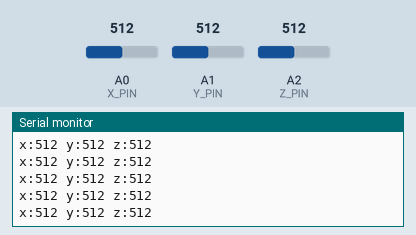
This sketch was run on a simulated Arduino Uno, built with avr-gcc and run on an emulated ATmega328P. Parts: the last lines printed to the serial monitor. Inputs (shaded band) come from the test bench; at power-on: A2 (Z_PIN) = 512, A0 (X_PIN) = 512, A1 (Y_PIN) = 512.

Above: at 4.2 s.
4.3 s: A2 (Z_PIN) set to 992
At 4.58 s:
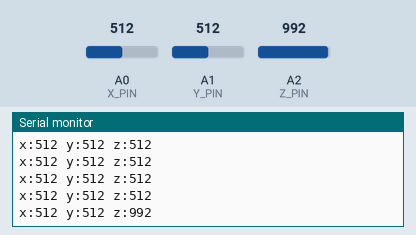
5.8 s: A2 (Z_PIN) set to 1009
At 6.03 s:
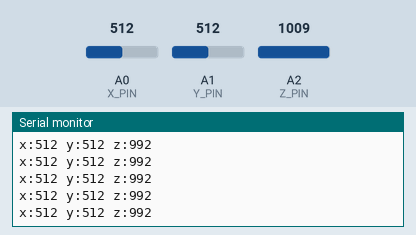
Timing chart, 0 to 8.8 s (numbered marks = the images above; inputs shaded):
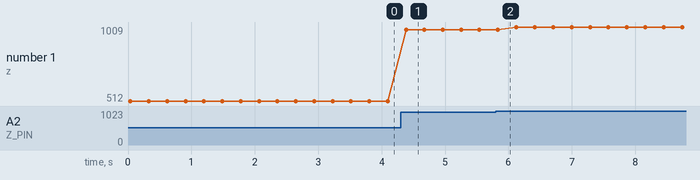

The sketch:

accelerometer_calibrate.ino
```cpp
#include <SoftwareSerial.h>

SoftwareSerial Lcd(3,2);

// Turn on to output min/max X Y Z values
const bool CALIBRATE = true;
const bool LCD_ONLY = true;

// analog input pins
const int X_PIN = A0;
const int Y_PIN = A1;
const int Z_PIN = A2;

// ADXL334
// const int MIN = 401;
// const int MAX = 630;

// MMA7361
const int MIN = 224;
const int MAX = 758;


// MMA7361
// xMax:729 xMin:239 yMax:770 yMin:267 zMax:721 zMin:229

const int X_MIN = 239;
const int X_MAX = 729;
const int Y_MIN = 267;
const int Y_MAX = 770;
const int Z_MIN = 229;
const int Z_MAX = 721;

int xMax = 0;
int xMin = 1024;
int yMax = 0;
int yMin = 1024;
int zMax = 0;
int zMin = 1024;

void setup(){
  // set up the LCD's number of rows and columns:
  if (LCD_ONLY) {
    Lcd.begin(9600);
  }

  Serial.begin(9600);

  // set analogRead max to 3.3v instead of default 5v
  analogReference(EXTERNAL);

  pinMode(X_PIN, INPUT);
  pinMode(Y_PIN, INPUT);
  pinMode(Z_PIN, INPUT);
}

void loop() {

  // sample the voltages
  // delay(10);
  // analogRead(X_PIN);
  // delay(10);
  int x = analogRead(X_PIN);
  // analogRead(Y_PIN);
  // delay(10);
  int y = analogRead(Y_PIN);
  // analogRead(Z_PIN);
  // delay(10);
  int z = analogRead(Z_PIN);

  if (CALIBRATE) {
    if (x > xMax) {
      xMax = x;
    }
    if (x < xMin) {
      xMin = x;
    }
    if (y > yMax) {
      yMax = y;
    }
    if (y < yMin) {
      yMin = y;
    }
    if (z > zMax) {
      zMax = z;
    }
    if (z < zMin) {
      zMin = z;
    }

    if (LCD_ONLY) {
      moveToFirstLine();
      Lcd.print("  ");
      Lcd.print(xMax);
      Lcd.print("  ");
      Lcd.print(yMax);
      Lcd.print("  ");
      Lcd.print(zMax);
      Lcd.print(" ");
      moveToSecondLine();
      Lcd.print("  ");
      Lcd.print(xMin);
      Lcd.print("  ");
      Lcd.print(yMin);
      Lcd.print("  ");
      Lcd.print(zMin);
      Lcd.print(" ");
    } else {
      Serial.print("xMax:");
      Serial.print(xMax);
      Serial.print(" xMin:");
      Serial.print(xMin);
      Serial.print(" yMax:");
      Serial.print(yMax);
      Serial.print(" yMin:");
      Serial.print(yMin);
      Serial.print(" zMax:");
      Serial.print(zMax);
      Serial.print(" zMin:");
      Serial.println(zMin);
    }
  }

  Serial.print("x:");
  Serial.print(x);
  Serial.print(" y:");
  Serial.print(y);
  Serial.print(" z:");
  Serial.println(z);

  // convert to range of -90 to +90 degrees
//  int xAng = map(x, MIN, MAX, -90, 90);
//  int yAng = map(y, MIN, MAX, -90, 90);
//  int zAng = map(z, MIN, MAX, -90, 90);
  int xAng = map(x, X_MIN, X_MAX, -90, 90);
  int yAng = map(y, Y_MIN, Y_MAX, -90, 90);
  int zAng = map(z, Z_MIN, Z_MAX, -90, 90);

  // print angles
//  Serial.print("xAng:");
//  Serial.print(xAng);
//  Serial.print(" yAng:");
//  Serial.print(yAng);
//  Serial.print(" zAng:");
//  Serial.println(zAng);

  // simulate mount on X axis
//  if (zAng > 0) {
//    if (xAng <= 0) {
//      xAng = xAng + 90;
//    } else {
//      xAng = 90 - xAng;
//    }
//  } else {
//    if (xAng <= 0) {
//      xAng = -90 - xAng;
//    } else {
//      xAng = xAng - 90;
//    }
//  }
//
//  if (xAng > 0) {
//    if (zAng <= 0) {
//      zAng = -90 - zAng;
//    } else {
//      zAng = 90 - zAng;
//    }
//  } else {
//    if (zAng <= 0) {
//      zAng = zAng + 90;
//    } else {
//      zAng = 90 - zAng;
//    }
//  }

  if (!LCD_ONLY) {
    Serial.print("xAng:");
    Serial.print(xAng);
    Serial.print(" yAng:");
    Serial.print(yAng);
    Serial.print(" zAng:");
    Serial.println(zAng);
  }

  // convert radians to degrees
  int pitch = -(RAD_TO_DEG * (atan2(-yAng, -zAng) + PI));
  int roll = RAD_TO_DEG * (atan2(-xAng, -zAng) + PI);

  // convert left roll and forward pitch to negative degrees
  if (pitch < -180) {
    pitch = pitch + 360;
  }
  if (roll > 180) {
    roll = roll - 360;
  }

  // write the pitch and roll to the second line
  if (!CALIBRATE) {
    updateDisplay(pitch, roll);
  }

  // Wait a quarter second so the numbers aren't flashing so fast
  delay(250);
}


void updateDisplay(int first, int second) {
  // convert int values to strings for output
  String firstString = String(first);
  String secondString = String(second);

  if (!LCD_ONLY) {
    Serial.print("Pitch:");
    Serial.print(secondString);
    Serial.print(" Roll:");
    Serial.println(firstString);
  }
}

void moveToFirstLine() {
  Lcd.write(254);
  Lcd.write(128);
}

void moveToSecondLine() {
  Lcd.write(254);
  Lcd.write(192);
}
```

Measured:
- after the input at 4.3 s, the serial monitor: prints a new line after 0.08 s (image 1)
- plotted number 1: 512 → 992 after the input at 4.3 s, 992 → 1009 after the input at 5.8 s
